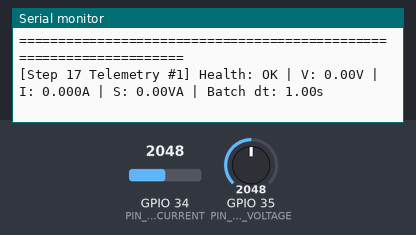
Recording of a sketch running on a simulated ESP32. Shown: the last lines printed to the serial monitor. The test bench sets the inputs (shaded band); at power-on: GPIO 34 (PIN_ACS712_CURRENT) = 2048, GPIO 35 (PIN_ZMPT101B_VOLTAGE) = 2048 (analog values on the 0–4095 scale). WiFi joins after 1.5 s; servers stay silent unless stated.

Above: at 3.7 s.
3.8 s: GPIO 34 (PIN_ACS712_CURRENT) set to 1259
At 5.1 s:
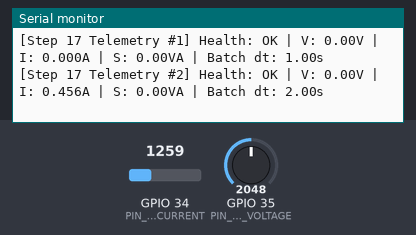
5.3 s: GPIO 34 (PIN_ACS712_CURRENT) set to 1144
At 7.3 s:
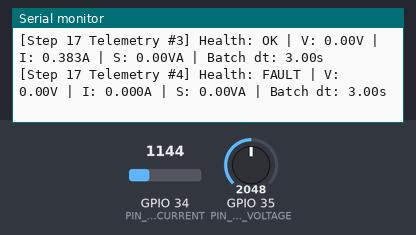
Timing chart, 0 to 8.8 s (numbered marks = the images above; inputs shaded):
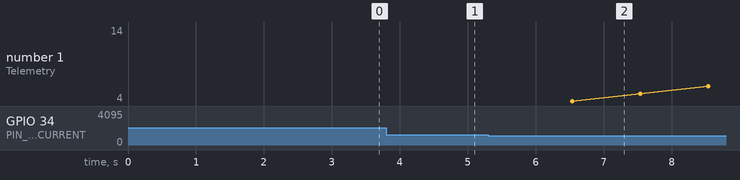

The sketch:

smart_energy_firmware.ino
```cpp
// ============================================================================
// Project: Smart Energy Monitoring System
// Device:  SEM-ESP32-001
// Step 17: Production Telemetry Engine with Retry, Backoff & Batch Accumulation
// ============================================================================

#include "pins.h"
#include "calibration.h"
#include "secrets.h"
#include <WiFi.h>
#include <math.h>

bool isEmaInitialized = false;
float emaVoltageRms = 0.0f;
float emaCurrentRms = 0.0f;
double totalApparentEnergyVah = 0.0;

// Wi-Fi & HTTP Reliability Parameters (Step 17)
unsigned long lastWifiReconnectAttemptMs = 0;
const unsigned long WIFI_RECONNECT_INTERVAL_MS = 10000;

const int POST_EVERY_N_WINDOWS = 5;       // Transmit telemetry every 5 windows (~5.00 s)
const int MAX_HTTP_RETRIES = 3;           // Up to 3 attempts per transmission
const unsigned long BASE_RETRY_DELAY_MS = 250; // Exponential backoff: 250ms, 500ms, 1000ms

int windowCounter = 0;
int consecutiveHttpFailures = 0;
unsigned long nextAllowedPostMs = 0;

// Unsent batch accumulators so zero energy is lost across windows or retries
double batchSumVoltage = 0.0;
double batchSumCurrent = 0.0;
int batchWindowCount = 0;
float pendingDurationSeconds = 0.0f;
float pendingDeltaVah = 0.0f;

struct EnergyMeasurement {
  float samplingDurationSeconds;
  float midpointCurrentAdc;
  float midpointVoltageAdc;
  bool currentSensorOk;
  bool voltageSensorOk;
  bool systemHealthy;
  float voltageRms;
  float currentRms;
  float apparentPowerVa;
  float incrementalApparentEnergyVah;
  double cumulativeApparentEnergyKvah;
};

float computeApparentPowerVa(float voltageRms, float currentRms) {
  return voltageRms * currentRms;
}

float computeIncrementalApparentEnergyVah(float apparentPowerVa, float dtSeconds) {
  return apparentPowerVa * (dtSeconds / 3600.0f);
}

void connectToWiFi() {
  Serial.print("  Connecting to Wi-Fi SSID: ");
  Serial.println(WIFI_SSID);

  WiFi.mode(WIFI_STA);
  WiFi.begin(WIFI_SSID, WIFI_PASSWORD);

  int attempts = 0;
  while (WiFi.status() != WL_CONNECTED && attempts < 30) {
    delay(500);
    Serial.print(".");
    attempts++;
  }
  Serial.println();

  if (WiFi.status() == WL_CONNECTED) {
    Serial.println("  [Wi-Fi Connected!]");
    Serial.print("  ESP32 IP       : ");
    Serial.println(WiFi.localIP());
    Serial.print("  Backend Target : http://");
    Serial.print(BACKEND_HOST);
    Serial.print(":");
    Serial.print(BACKEND_PORT);
    Serial.println(BACKEND_API_PATH);
  }
}

void ensureWiFiConnected() {
  if (WiFi.status() == WL_CONNECTED) return;
  unsigned long now = millis();
  if (now - lastWifiReconnectAttemptMs >= WIFI_RECONNECT_INTERVAL_MS) {
    lastWifiReconnectAttemptMs = now;
    WiFi.disconnect();
    WiFi.begin(WIFI_SSID, WIFI_PASSWORD);
  }
}

int sendSingleHttpPost(const char* jsonPayload, int contentLen, String& responseBodyOut) {
  WiFiClient client;
  client.setTimeout(3);

  if (!client.connect(BACKEND_HOST, BACKEND_PORT)) {
    return -2; // TCP connect error
  }

  client.print("POST ");
  client.print(BACKEND_API_PATH);
  client.println(" HTTP/1.1");
  client.print("Host: ");
  client.print(BACKEND_HOST);
  client.print(":");
  client.println(BACKEND_PORT);
  client.println("Content-Type: application/json");
  client.print("X-API-Key: ");
  client.println(DEVICE_API_KEY);
  client.print("Content-Length: ");
  client.println(contentLen);
  client.println("Connection: close");
  client.println();
  client.print(jsonPayload);

  unsigned long waitStart = millis();
  while (!client.available() && (millis() - waitStart) < 3000) {
    delay(10);
  }

  if (!client.available()) {
    client.stop();
    return -3; // Read timeout
  }

  String statusLine = client.readStringUntil('\n');
  statusLine.trim();
  int httpStatusCode = 0;
  int firstSpace = statusLine.indexOf(' ');
  if (firstSpace > 0 && statusLine.length() >= firstSpace + 4) {
    httpStatusCode = statusLine.substring(firstSpace + 1, firstSpace + 4).toInt();
  }

  bool headersEnded = false;
  while (client.available()) {
    String line = client.readStringUntil('\n');
    line.trim();
    if (!headersEnded) {
      if (line.length() == 0) headersEnded = true;
    } else if (line.length() > 0 && line.startsWith("{")) {
      responseBodyOut = line;
    }
  }
  client.stop();
  return httpStatusCode;
}

// Step 17: Transmit with Exponential Backoff Retry & Cooldown Protection
bool postBatchWithRetry(float avgV, float avgI, float durationSec) {
  if (WiFi.status() != WL_CONNECTED) {
    Serial.println("  [Step 17 Retry Engine] Wi-Fi offline; retaining batch in buffer.");
    return false;
  }

  // Round to match backend DTO scale validation
  float vRounded  = roundf(avgV * 100.0f) / 100.0f;
  float iRounded  = roundf(avgI * 1000.0f) / 1000.0f;
  float dtRounded = roundf(durationSec * 100.0f) / 100.0f;
  if (dtRounded < 0.01f) dtRounded = 1.00f;
  float sRounded  = roundf((vRounded * iRounded) * 100.0f) / 100.0f;
  float deRounded = roundf((sRounded * (dtRounded / 3600.0f)) * 10000.0f) / 10000.0f;

  char jsonPayload[256];
  int contentLen = snprintf(
    jsonPayload, sizeof(jsonPayload),
    "{\"deviceId\":\"%s\",\"voltageRms\":%.2f,\"currentRms\":%.3f,"
    "\"apparentPower\":%.2f,\"incrementalApparentEnergy\":%.4f,"
    "\"samplingDurationSeconds\":%.2f}",
    DEVICE_ID, vRounded, iRounded, sRounded, deRounded, dtRounded
  );

  for (int attempt = 1; attempt <= MAX_HTTP_RETRIES; attempt++) {
    String responseBody = "";
    int status = sendSingleHttpPost(jsonPayload, contentLen, responseBody);

    if (status == 201 || status == 200) {
      Serial.print("  [Step 17 POST Success (Attempt ");
      Serial.print(attempt);
      Serial.print("/3)] HTTP ");
      Serial.print(status);
      Serial.print(" | Body: ");
      Serial.println(responseBody);
      consecutiveHttpFailures = 0;
      return true;
    }

    if (status == 401 || status == 403) {
      Serial.print("  [Step 17 Auth Failure] HTTP ");
      Serial.print(status);
      Serial.println(" - Device API key rejected or unauthorized. Halting immediate retries.");
      consecutiveHttpFailures++;
      nextAllowedPostMs = millis() + (60000UL); // 60s cooldown before next retry cycle
      return false;
    }

    unsigned long backoffMs = BASE_RETRY_DELAY_MS * (1UL << (attempt - 1));
    Serial.print("  [Step 17 Retry ");
    Serial.print(attempt);
    Serial.print("/3] HTTP error (");
    Serial.print(status);
    Serial.print("). Backing off ");
    Serial.print(backoffMs);
    Serial.println(" ms...");
    delay(backoffMs);
  }

  // All 3 attempts failed -> apply cooldown backoff (5s, 10s, 20s, max 60s)
  consecutiveHttpFailures++;
  unsigned long cooldownSec = 5UL * (1UL << min(consecutiveHttpFailures - 1, 3));
  if (cooldownSec > 60UL) cooldownSec = 60UL;
  nextAllowedPostMs = millis() + (cooldownSec * 1000UL);

  Serial.print("  [Step 17 Cooldown] Backend unreachable. Retaining batch; next retry in ");
  Serial.print(cooldownSec);
  Serial.println(" s.");
  return false;
}

EnergyMeasurement acquireEnergyMeasurement() {
  unsigned long startMs = millis();
  unsigned long startUs = micros();

  long count = 0;
  double sumCurrentAdc = 0.0;
  double sumSqCurrentAdc = 0.0;
  double sumVoltageAdc = 0.0;
  double sumSqVoltageAdc = 0.0;

  while ((millis() - startMs) < SAMPLING_WINDOW_MS) {
    int rawCurrent = analogRead(PIN_ACS712_CURRENT);
    int rawVoltage = analogRead(PIN_ZMPT101B_VOLTAGE);

    sumCurrentAdc += (double)rawCurrent;
    sumSqCurrentAdc += (double)rawCurrent * (double)rawCurrent;

    sumVoltageAdc += (double)rawVoltage;
    sumSqVoltageAdc += (double)rawVoltage * (double)rawVoltage;

    count++;
    delayMicroseconds(SAMPLE_PAIR_DELAY_US);
  }

  unsigned long elapsedUs = micros() - startUs;
  float dtSeconds = (float)elapsedUs / 1000000.0f;

  float meanCurrentAdc = (float)(sumCurrentAdc / (double)count);
  float meanVoltageAdc = (float)(sumVoltageAdc / (double)count);

  bool currentOk = (meanCurrentAdc >= ACS712_MIN_VALID_MIDPOINT &&
                    meanCurrentAdc <= ACS712_MAX_VALID_MIDPOINT);
  bool voltageOk = (meanVoltageAdc >= ZMPT101B_MIN_VALID_MIDPOINT &&
                    meanVoltageAdc <= ZMPT101B_MAX_VALID_MIDPOINT);
  bool allHealthy = currentOk && voltageOk;

  double varianceCurrentAdc = (sumSqCurrentAdc / (double)count) - ((double)meanCurrentAdc * (double)meanCurrentAdc);
  double varianceVoltageAdc = (sumSqVoltageAdc / (double)count) - ((double)meanVoltageAdc * (double)meanVoltageAdc);

  if (varianceCurrentAdc < 0.0) varianceCurrentAdc = 0.0;
  if (varianceVoltageAdc < 0.0) varianceVoltageAdc = 0.0;

  float rmsCurrentPinVolts = (sqrt(varianceCurrentAdc) / (float)ADC_MAX_COUNT) * ADC_REFERENCE_VOLTAGE;
  float rmsVoltagePinVolts = (sqrt(varianceVoltageAdc) / (float)ADC_MAX_COUNT) * ADC_REFERENCE_VOLTAGE;

  float rawI = (rmsCurrentPinVolts / ACS712_SENSITIVITY_V_PER_A) * CURRENT_CALIBRATION_TRIM;
  float rawV = (rmsVoltagePinVolts * ZMPT101B_CALIBRATION_FACTOR) * VOLTAGE_CALIBRATION_TRIM;

  if (!currentOk) rawI = 0.0f;
  if (!voltageOk) rawV = 0.0f;

  if (!isEmaInitialized) {
    emaVoltageRms = rawV;
    emaCurrentRms = rawI;
    isEmaInitialized = true;
  } else {
    emaVoltageRms = (EMA_ALPHA * rawV) + ((1.0f - EMA_ALPHA) * emaVoltageRms);
    emaCurrentRms = (EMA_ALPHA * rawI) + ((1.0f - EMA_ALPHA) * emaCurrentRms);
  }

  float finalV = (!voltageOk || emaVoltageRms < VOLTAGE_NOISE_THRESHOLD_V) ? 0.00f  : emaVoltageRms;
  float finalI = (!currentOk || emaCurrentRms < CURRENT_NOISE_THRESHOLD_A) ? 0.000f : emaCurrentRms;

  float apparentPowerVa = computeApparentPowerVa(finalV, finalI);
  float deltaVah = allHealthy ? computeIncrementalApparentEnergyVah(apparentPowerVa, dtSeconds) : 0.0f;

  totalApparentEnergyVah += (double)deltaVah;

  EnergyMeasurement m;
  m.samplingDurationSeconds = dtSeconds;
  m.midpointCurrentAdc = meanCurrentAdc;
  m.midpointVoltageAdc = meanVoltageAdc;
  m.currentSensorOk = currentOk;
  m.voltageSensorOk = voltageOk;
  m.systemHealthy = allHealthy;
  m.voltageRms = finalV;
  m.currentRms = finalI;
  m.apparentPowerVa = apparentPowerVa;
  m.incrementalApparentEnergyVah = deltaVah;
  m.cumulativeApparentEnergyKvah = totalApparentEnergyVah / 1000.0;
  return m;
}

void setup() {
  Serial.begin(SERIAL_BAUD_RATE);
  delay(1000);

  analogReadResolution(ADC_RESOLUTION_BITS);
  pinMode(PIN_ACS712_CURRENT, INPUT);
  pinMode(PIN_ZMPT101B_VOLTAGE, INPUT);

  Serial.println();
  Serial.println("====================================================================");
  Serial.println("  SMART ENERGY MONITORING SYSTEM - STEP 17/18 PRODUCTION FIRMWARE");
  Serial.println("====================================================================");
  connectToWiFi();
  Serial.println("====================================================================");
  Serial.println();
}

void loop() {
  ensureWiFiConnected();
  EnergyMeasurement m = acquireEnergyMeasurement();
  windowCounter++;

  if (m.systemHealthy) {
    batchSumVoltage += (double)m.voltageRms;
    batchSumCurrent += (double)m.currentRms;
    batchWindowCount++;
    pendingDurationSeconds += m.samplingDurationSeconds;
    pendingDeltaVah += m.incrementalApparentEnergyVah;
  }

  Serial.print("[Step 17 Telemetry #");
  Serial.print(windowCounter);
  Serial.print("] Health: ");
  Serial.print(m.systemHealthy ? "OK" : "FAULT");
  Serial.print(" | V: ");
  Serial.print(m.voltageRms, 2);
  Serial.print("V | I: ");
  Serial.print(m.currentRms, 3);
  Serial.print("A | S: ");
  Serial.print(m.apparentPowerVa, 2);
  Serial.print("VA | Batch dt: ");
  Serial.print(pendingDurationSeconds, 2);
  Serial.println("s");

  // Transmit accumulated 5-window batch when due and outside cooldown
  if (batchWindowCount >= POST_EVERY_N_WINDOWS && millis() >= nextAllowedPostMs) {
    float avgV = (float)(batchSumVoltage / (double)batchWindowCount);
    float avgI = (float)(batchSumCurrent / (double)batchWindowCount);

    if (postBatchWithRetry(avgV, avgI, pendingDurationSeconds)) {
      // Clear batch accumulators only after confirmed HTTP 201 Created
      batchSumVoltage = 0.0;
      batchSumCurrent = 0.0;
      batchWindowCount = 0;
      pendingDurationSeconds = 0.0f;
      pendingDeltaVah = 0.0f;
    }
  }
}
```

calibration.h
```cpp
#ifndef CALIBRATION_H
#define CALIBRATION_H

// ============================================================================
// Smart Energy Monitoring System - Sensor Calibration & Filter Configuration
// Device ID: SEM-ESP32-001
// ============================================================================

// 1. ACS712-5A Current Sensor Calibration (GPIO34 / ADC1_CH6)
#define ACS712_SENSITIVITY_V_PER_A   0.185f
#define CURRENT_CALIBRATION_TRIM     1.000f

// 2. ZMPT101B AC Voltage Sensor Calibration (GPIO35 / ADC1_CH7)
#define ZMPT101B_CALIBRATION_FACTOR  500.00f
#define VOLTAGE_CALIBRATION_TRIM     1.000f

// 3. Sampling Window & Digital Filter Configuration
#define SAMPLING_WINDOW_MS           1000UL
#define SAMPLE_PAIR_DELAY_US         250
#define EMA_ALPHA                    0.30f

// 4. Zero-Load Noise Gate Thresholds
#define VOLTAGE_NOISE_THRESHOLD_V    20.00f
#define CURRENT_NOISE_THRESHOLD_A    0.050f

// ----------------------------------------------------------------------------
// 5. Step 14: Hardware Sensor Fault & Disconnection Detection Bounds
// Healthy observed midpoints on SEM-ESP32-001:
//   - ACS712 (GPIO34)   : ~3096 counts (valid operating band: 1200 .. 3700)
//   - ZMPT101B (GPIO35) : ~1930 counts (valid operating band: 1000 .. 3700)
// If midpoint drops near 0 (unpowered/GND short) or >3700 (3.3V rail short),
// flag a sensor hardware fault and zero-clamp the measurement.
// ----------------------------------------------------------------------------
#define ACS712_MIN_VALID_MIDPOINT    1200.0f
#define ACS712_MAX_VALID_MIDPOINT    3700.0f

#define ZMPT101B_MIN_VALID_MIDPOINT  1000.0f
#define ZMPT101B_MAX_VALID_MIDPOINT  3700.0f

#endif // CALIBRATION_H
```

secrets.example.h
```cpp
#ifndef SECRETS_H
#define SECRETS_H

// ============================================================================
// Smart Energy Monitoring System - Wi-Fi & Backend Endpoint Template
// Copy this file to "secrets.h" (which is git-ignored) and fill in your values.
// NEVER commit real Wi-Fi passwords to Git!
// ============================================================================

#define WIFI_SSID        "YOUR_WIFI_SSID"
#define WIFI_PASSWORD    "YOUR_WIFI_PASSWORD"

// Local IPv4 address of the PC running the Spring Boot Backend (port 8080)
#define BACKEND_HOST     "192.168.1.100"
#define BACKEND_PORT     8080
#define BACKEND_API_PATH "/api/v1/measurements"

// Device-specific API key for SEM-ESP32-001 hardware telemetry authentication
#define DEVICE_API_KEY   "YOUR_DEVICE_API_KEY"

#endif // SECRETS_H
```

pins.h
```cpp
#ifndef PINS_H
#define PINS_H

#include <Arduino.h>

// ============================================================================
// Smart Energy Monitoring System - Hardware Pin & ADC Configuration
// Device ID: SEM-ESP32-001
// ============================================================================

// Device Identifier (must match backend database registration)
#define DEVICE_ID "SEM-ESP32-001"

// Serial Monitor Communication Speed
#define SERIAL_BAUD_RATE 115200

// ----------------------------------------------------------------------------
// Sensor GPIO Pin Assignments (ADC1 Only - Safe to use simultaneously with Wi-Fi)
// ----------------------------------------------------------------------------

// ACS712-5A Current Sensor connected to GPIO34 (ADC1 Channel 6)
// Note: GPIO34 is an input-only pin on ESP32.
#define PIN_ACS712_CURRENT 34

// ZMPT101B AC Voltage Sensor connected to GPIO35 (ADC1 Channel 7)
// Note: GPIO35 is an input-only pin on ESP32.
#define PIN_ZMPT101B_VOLTAGE 35

// ----------------------------------------------------------------------------
// ESP32 ADC Hardware Parameters
// ----------------------------------------------------------------------------

// 12-bit ADC resolution produces integer values from 0 to 4095
#define ADC_RESOLUTION_BITS 12
#define ADC_MAX_COUNT 4095
#define ADC_REFERENCE_VOLTAGE 3.3f

#endif // PINS_H
```

Measured:
- the behaviour switches between 1200 and 1199 on GPIO 34 (PIN_ACS712_CURRENT) (found by bisection; images 1 and 2)
- after the input at 3.8 s, the serial monitor: prints a new line after 0.73 s (image 1)
- after the input at 5.3 s, the serial monitor: prints a new line after 0.23 s (image 2)
